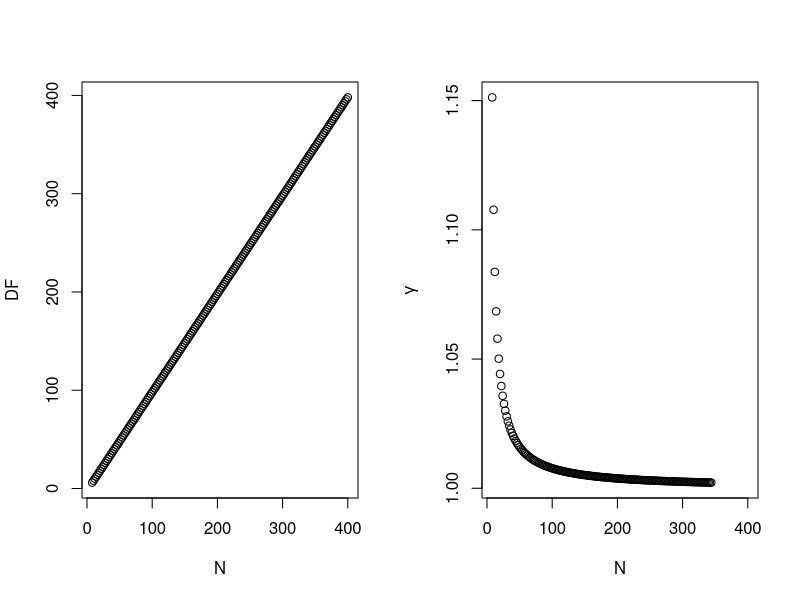
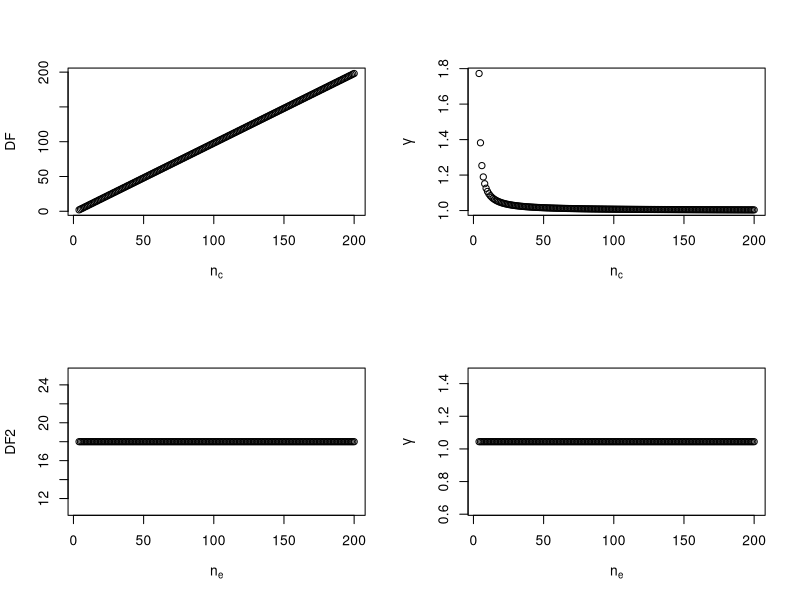
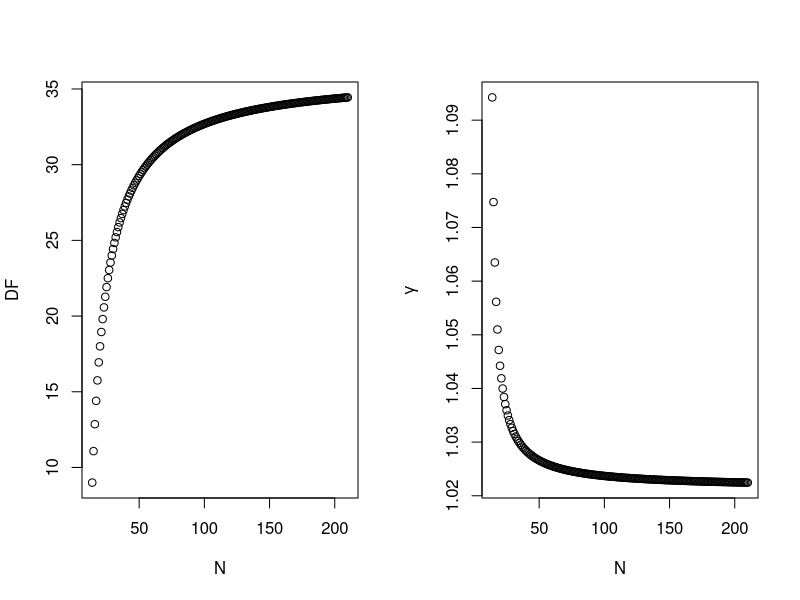
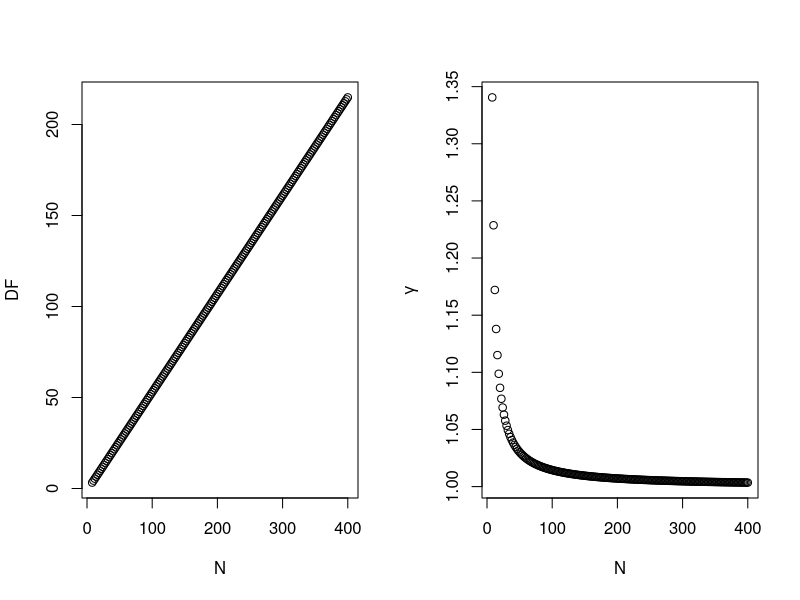
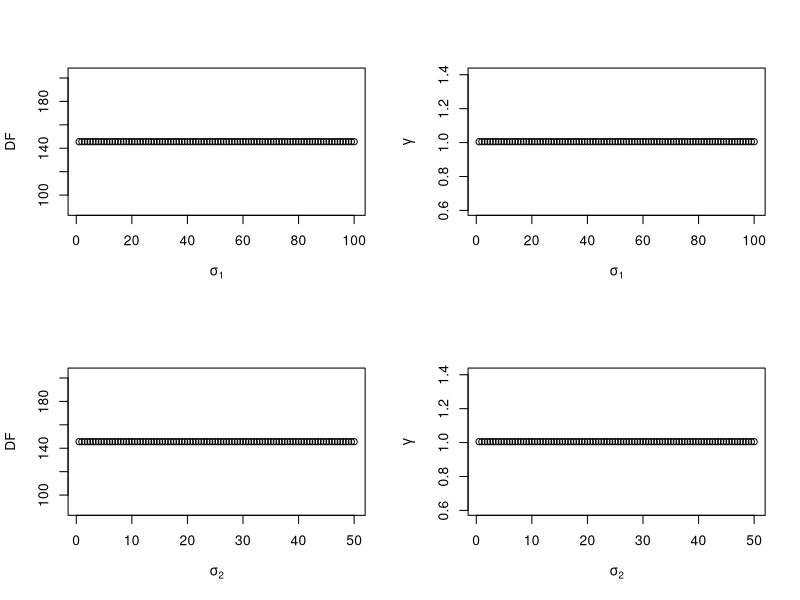
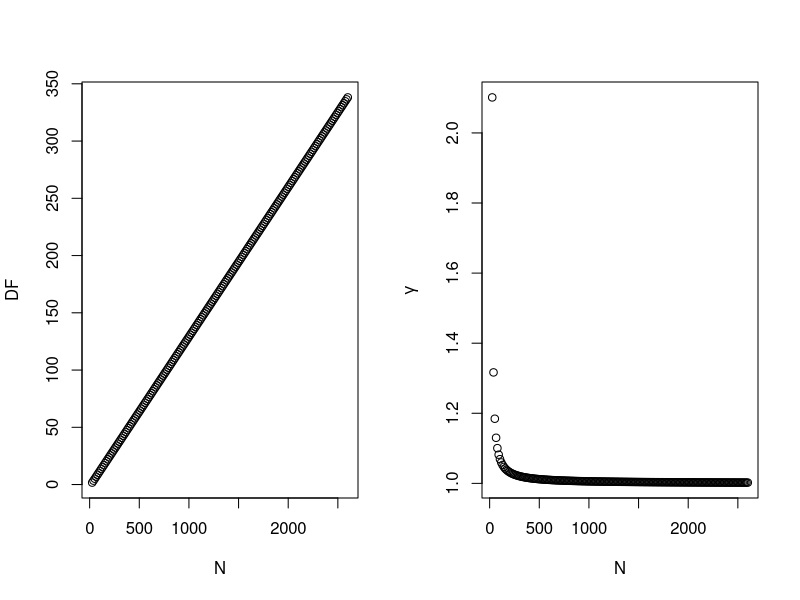
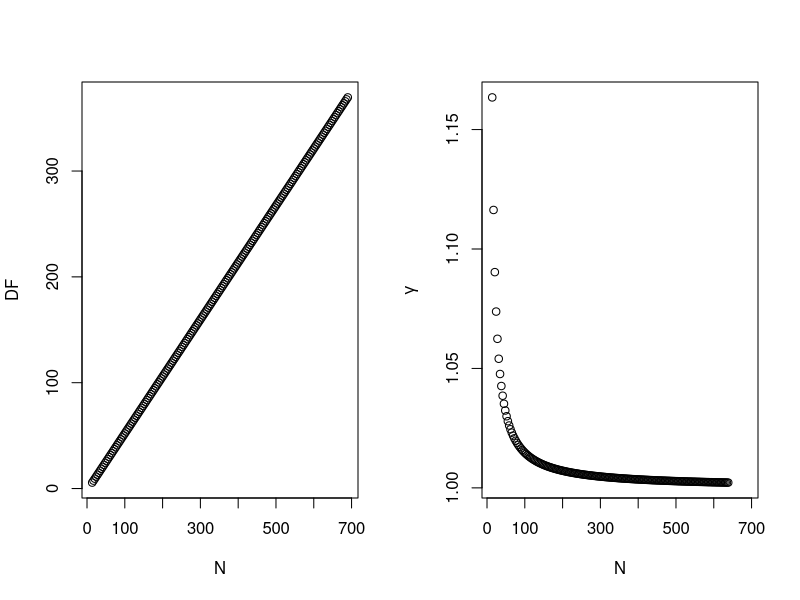
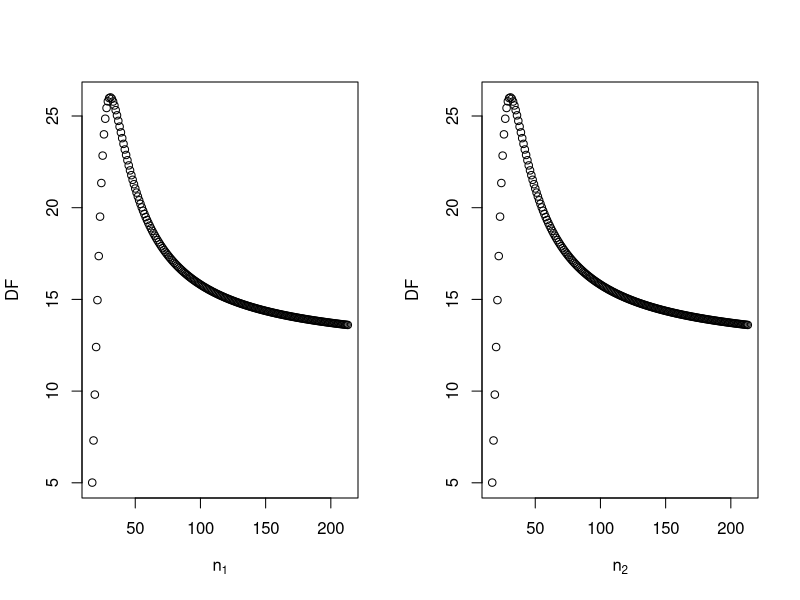

Source code (R) for these figures, in order:
## ---- chunk 1
Nsize=NULL
coeffmult=NULL
DF=NULL

sd1=2
sd2=2

for (i in 4:200){
  n1=i
  n2=i
  N = n1+n2
  Nsize=c(Nsize,N)
  df = n1+n2-2
  DF = c(DF,df)
  coeffmult = c(coeffmult,sqrt(df/2)*gamma((df-1)/2)/gamma(df/2))
}
## ---- chunk 2
par(mfrow=c(1,2))
plot(Nsize,DF,xlab="N")
plot(Nsize,coeffmult,ylab=expression(gamma),xlab="N")
## ---- chunk 3
Nctrl=NULL
coeffmult=NULL
DF=NULL

sd1=2
sd2=2

for (i in 4:200){
  n1=i
  n2=20
  Nctrl=c(Nctrl,n1)
  df = n1-2
  DF = c(DF,df)
  coeffmult = c(coeffmult,sqrt(df/2)*gamma((df-1)/2)/gamma(df/2))
}

Nexp=NULL
coeffmult2=NULL
DF2=NULL

sd1=2
sd2=2

for (i in 4:200){
  n1=20
  n2=i
  Nexp=c(Nexp,n2)
  df = n1-2
  DF2 = c(DF2,df)
  coeffmult2 = c(coeffmult2,sqrt(df/2)*gamma((df-1)/2)/gamma(df/2))
}

## ---- chunk 4
par(mfrow=c(2,2))
plot(Nctrl,DF,xlab=expression(n[c]))
plot(Nctrl,coeffmult,ylab=expression(gamma),xlab=expression(n[c]))
plot(Nexp,DF2,xlab=expression(n[e]))
plot(Nexp,coeffmult2,ylab=expression(gamma),xlab=expression(n[e]))
## ---- chunk 5
coeffmult <- NULL
nratio <- NULL
DF <- NULL

for (i in 10:190){
  
  N <- 200
  n1 <- i
  n2 <- N-n1
  sd1 <- 12
  sd2 <- 12
  
  nratio <- c(nratio,n1/n2)
  df <- ((n1-1)*(n2-1)*(sd1^2+sd2^2)^2)/((n2-1)*sd1^4+(n1-1)*sd2^4)
  DF <- c(DF,df)
  coeffmult <- c(coeffmult,sqrt(df/2)*gamma((df-1)/2)/gamma(df/2))   
  
}
## ---- chunk 6
Nsize=NULL
coeffmult=NULL
DF=NULL

sd1=2
sd2=2

for (i in 4:200){
  n1=i
  n2=10
  N = n1+n2
  Nsize=c(Nsize,N)
  df = ((n1-1)*(n2-1)*(sd1^2+sd2^2)^2)/((n2-1)*sd1^4+(n1-1)*sd2^4) 
  DF = c(DF,df)
  coeffmult = c(coeffmult,sqrt(df/2)*gamma((df-1)/2)/gamma(df/2))
}
## ---- chunk 7
par(mfrow=c(1,2))
plot(Nsize,DF,xlab="N")
plot(Nsize,coeffmult,ylab=expression(gamma),xlab="N")
## ---- chunk 8
coeffmult <- NULL
SDratio <- NULL
DF <- NULL

for (i in 1:100){
  
  n1=100
  n2=100
  N <- n1+n2
  sd2 <- 10
  sd1 <- i
  
  SDratio <- c(SDratio,sd1/sd2)
  df <- ((n1-1)*(n2-1)*(sd1^2+sd2^2)^2)/((n2-1)*sd1^4+(n1-1)*sd2^4)
  DF <- c(DF,df)
  coeffmult <- c(coeffmult,sqrt(df/2)*gamma((df-1)/2)/gamma(df/2))   
}
## ---- chunk 9
Nsize=NULL
coeffmult=NULL
DF=NULL

sd1=10
sd2=2

for (i in 4:200){
  n1=i
  n2=i
  N = n1+n2
  Nsize=c(Nsize,N)
  df = ((n1-1)*(n2-1)*(sd1^2+sd2^2)^2)/((n2-1)*sd1^4+(n1-1)*sd2^4) 
  DF = c(DF,df)
  coeffmult = c(coeffmult,sqrt(df/2)*gamma((df-1)/2)/gamma(df/2))
}
## ---- chunk 10
par(mfrow=c(1,2))
plot(Nsize,DF,xlab="N")
plot(Nsize,coeffmult,ylab=expression(gamma),xlab="N")
## ---- chunk 11
coeffmult <- NULL
SD1 <- NULL
SD2 <- NULL
DF <- NULL

for (i in 1:100){
  n1=100
  n2=100
  N <- n1+n2
  sdratio = 1/2
  sd1 <- i
  sd2 <- sdratio*i

  SD1 <- c(SD1,sd1)
  SD2 <- c(SD2,sd2)
  df <- ((n1-1)*(n2-1)*(sd1^2+sd2^2)^2)/((n2-1)*sd1^4+(n1-1)*sd2^4)
  DF <- c(DF,df)
  coeffmult <- c(coeffmult,sqrt(df/2)*gamma((df-1)/2)/gamma(df/2))   
}
## ---- chunk 12
par(mfrow=c(2,2))
plot(SD1,DF,xlab=expression(sigma[1]))
plot(SD1,coeffmult,ylab=expression(gamma),xlab=expression(sigma[1]))

plot(SD2,DF,xlab=expression(sigma[2]))
plot(SD2,coeffmult,ylab=expression(gamma),xlab=expression(sigma[2]))
## ---- chunk 13
coeffmult <- NULL
Nsize <- NULL
DF <- NULL

for (i in 2:200){
  
  n1 <- i
  n2 <- 12*i
  N <- n1+n2
  sd1 <- 1.8
  sd2 <- 1
  
  df <- ((n1-1)*(n2-1)*(sd1^2+sd2^2)^2)/((n2-1)*sd1^4+(n1-1)*sd2^4)
  DF <- c(DF,df)
  Nsize <- c(Nsize,N)
  coeffmult <- c(coeffmult,sqrt(df/2)*gamma((df-1)/2)/gamma(df/2))   
}

## ---- chunk 14
par(mfrow=c(1,2))
plot(Nsize,DF,xlab="N")
plot(Nsize,coeffmult,ylab=expression(gamma),xlab="N")
## ---- chunk 15
coeffmult2 <- NULL
nratio2 <- NULL
DF2 <- NULL
DF_NUM2 <- NULL
DF_DENOM2 <- NULL

for (i in 10:190){
  
  delta_cohendprime <- 0
  N <- 200
  n1 <- i
  n2 <- N-n1
  sd2 <- 1
  sd1 <- sqrt(50-sd2^2) # so sqrt((sd1^2+sd2^2)/2)=5
  SDratio2=sd1/sd2
  nratio2 <- c(nratio2,n1/n2)
  df_num <- ((n1-1)*(n2-1)*(sd1^2+sd2^2)^2)
  df_denom <- ((n2-1)*sd1^4+(n1-1)*sd2^4)
  DF_NUM2 <- c(DF_NUM2, df_num)
  DF_DENOM2 <- c(DF_DENOM2, df_denom)
  df <- ((n1-1)*(n2-1)*(sd1^2+sd2^2)^2)/((n2-1)*sd1^4+(n1-1)*sd2^4)
  DF2 <- c(DF2,df)
  coeffmult2 <- c(coeffmult2,sqrt(df/2)*gamma((df-1)/2)/gamma(df/2))   
}

coeffmult3 <- NULL
nratio3 <- NULL
DF3 <- NULL
DF_NUM3 <- NULL
DF_DENOM3 <- NULL

for (i in 10:190){

  delta_cohendprime <- 0  
  N <- 200
  n1 <- i
  n2 <- N-n1
  sd2 <- 2
  sd1 <- sqrt(50-sd2^2) # so sqrt((sd1^2+sd2^2)/2)=5
  SDratio3=sd1/sd2
  nratio3 <- c(nratio3,n1/n2)
  df_num <- ((n1-1)*(n2-1)*(sd1^2+sd2^2)^2)
  df_denom <- ((n2-1)*sd1^4+(n1-1)*sd2^4)
  DF_NUM3 <- c(DF_NUM3, df_num)
  DF_DENOM3 <- c(DF_DENOM3, df_denom)
  df <- ((n1-1)*(n2-1)*(sd1^2+sd2^2)^2)/((n2-1)*sd1^4+(n1-1)*sd2^4)
  DF3 <- c(DF3,df)
  coeffmult3 <- c(coeffmult3,sqrt(df/2)*gamma((df-1)/2)/gamma(df/2))   
}

coeffmult4 <- NULL
nratio4 <- NULL
DF4 <- NULL
DF_NUM4 <- NULL
DF_DENOM4 <- NULL

for (i in 10:190){

  delta_cohendprime <- 0  
  N <- 200
  n1 <- i
  n2 <- N-n1
  sd2 <- 4
  sd1 <- sqrt(50-sd2^2) # so sqrt((sd1^2+sd2^2)/2)=5
  SDratio4=sd1/sd2
  nratio4 <- c(nratio4,n1/n2)
  df_num <- ((n1-1)*(n2-1)*(sd1^2+sd2^2)^2)
  df_denom <- ((n2-1)*sd1^4+(n1-1)*sd2^4)
  DF_NUM4 <- c(DF_NUM4, df_num)
  DF_DENOM4 <- c(DF_DENOM4, df_denom)
  df <- ((n1-1)*(n2-1)*(sd1^2+sd2^2)^2)/((n2-1)*sd1^4+(n1-1)*sd2^4)
  DF4 <- c(DF4,df)
  coeffmult4 <- c(coeffmult4,sqrt(df/2)*gamma((df-1)/2)/gamma(df/2))   
}
## ---- chunk 16
coeffmult <- NULL
SD <- NULL
DF <- NULL

for (i in 2:200){
  
  n1 <- 23
  n2 <- 75
  N <- n1+n2
  sd1 <- i
  sd2 <- 8*i
  
  df <- ((n1-1)*(n2-1)*(sd1^2+sd2^2)^2)/((n2-1)*sd1^4+(n1-1)*sd2^4)
  DF <- c(DF,df)
  SD <- c(SD,sqrt((sd1^2+sd2^2)/2))
  coeffmult <- c(coeffmult,sqrt(df/2)*gamma((df-1)/2)/gamma(df/2))   
}

## ---- chunk 17
coeffmult <- NULL
nratio <- NULL
DF <- NULL

for (i in 10:190){
  
  N <- 200
  n1 <- i
  n2 <- N-n1
  sd1 <- 8
  sd2 <- 8
  
  nratio <- c(nratio,n1/n2)
  df <- (sd1^2/n1+sd2^2/n2)^2/((sd1^2/n1)^2/(n1-1)+(sd2^2/n2)^2/(n2-1))
  DF <- c(DF,df)
  coeffmult <- c(coeffmult,sqrt(df/2)*gamma((df-1)/2)/gamma(df/2))   
  
}
## ---- chunk 18
Nsize=NULL
coeffmult=NULL
DF=NULL

sd1=2
sd2=2

for (i in 4:200){
  n1=2.45*i
  n2=i
  N = n1+n2
  Nsize=c(Nsize,N)
  df = (sd1^2/n1+sd2^2/n2)^2/((sd1^2/n1)^2/(n1-1)+(sd2^2/n2)^2/(n2-1))
  DF = c(DF,df)
  coeffmult = c(coeffmult,sqrt(df/2)*gamma((df-1)/2)/gamma(df/2))
}
## ---- chunk 19
par(mfrow=c(1,2))
plot(Nsize,DF,xlab="N")
plot(Nsize,coeffmult,ylab=expression(gamma),xlab="N")
## ---- chunk 20
Nsize=NULL
coeffmult=NULL
DF=NULL

sd1=2
sd2=2

for (i in 4:200){
  n1=13
  n2=i
  N = n1+n2
  Nsize=c(Nsize,N)
  df = (sd1^2/n1+sd2^2/n2)^2/((sd1^2/n1)^2/(n1-1)+(sd2^2/n2)^2/(n2-1))
  DF = c(DF,df)
  coeffmult = c(coeffmult,sqrt(df/2)*gamma((df-1)/2)/gamma(df/2))
}

Nsize2=NULL
coeffmult2=NULL
DF2=NULL

sd1=2
sd2=2

for (i in 4:200){
  n1=i
  n2=13
  N = n1+n2
  Nsize2=c(Nsize2,N)
  df = (sd1^2/n1+sd2^2/n2)^2/((sd1^2/n1)^2/(n1-1)+(sd2^2/n2)^2/(n2-1))
  DF2 = c(DF2,df)
  coeffmult2 = c(coeffmult2,sqrt(df/2)*gamma((df-1)/2)/gamma(df/2))
}

## ---- chunk 21
par(mfrow=c(1,2))
plot(Nsize,DF,xlab=expression(n[1]))
plot(Nsize2,DF2,ylab="DF",xlab=expression(n[2]))
## ---- chunk 22
coeffmult <- NULL
SDratio <- NULL
DF <- NULL

for (i in 1:100){
  
  n1=100
  n2=100
  N <- n1+n2
  sd2 <- 10
  sd1 <- i
  
  SDratio <- c(SDratio,sd1/sd2)
  df <- (sd1^2/n1+sd2^2/n2)^2/((sd1^2/n1)^2/(n1-1)+(sd2^2/n2)^2/(n2-1))
  DF <- c(DF,df)
  coeffmult <- c(coeffmult,sqrt(df/2)*gamma((df-1)/2)/gamma(df/2))   
}
## ---- chunk 23
Nsize=NULL
coeffmult=NULL
DF=NULL

sd1=12
sd2=1.4786

for (i in 4:200){
  n1=i
  n2=i
  N = n1+n2
  Nsize=c(Nsize,N)
  df = (sd1^2/n1+sd2^2/n2)^2/((sd1^2/n1)^2/(n1-1)+(sd2^2/n2)^2/(n2-1)) 
  DF = c(DF,df)
  coeffmult = c(coeffmult,sqrt(df/2)*gamma((df-1)/2)/gamma(df/2))
}
## ---- chunk 24
par(mfrow=c(1,2))
plot(Nsize,DF,xlab="N")
plot(Nsize,coeffmult,ylab=expression(gamma),xlab="N")
## ---- chunk 25
coeffmult <- NULL
SD1 <- NULL
DF <- NULL

for (i in 1:200){
  n1=100
  n2=100
  N <- n1+n2
  sdratio = 3
  sd1 <- i
  sd2 <- sdratio*i

  SD1 <- c(SD1,sd1)
  df <- (sd1^2/n1+sd2^2/n2)^2/((sd1^2/n1)^2/(n1-1)+(sd2^2/n2)^2/(n2-1))
  DF <- c(DF,df)
  coeffmult <- c(coeffmult,sqrt(df/2)*gamma((df-1)/2)/gamma(df/2))   
}
## ---- chunk 26
par(mfrow=c(1,2))
plot(SD1,DF,xlab=expression(sigma[1]))
#SDratio[DF==max(DF)]
plot(SD1,round(coeffmult,6),ylab=expression(gamma),xlab=expression(sigma[1]))
#SDratio[coeffmult==min(coeffmult)]
## ---- chunk 27
coeffmult <- NULL
Nsize <- NULL
DF <- NULL

for (i in 2:200){
  
  n1 <- i
  n2 <- 12*i
  N <- n1+n2
  sd1 <- 1.8
  sd2 <- 1
  
  df <- (sd1^2/n1+sd2^2/n2)^2/((sd1^2/n1)^2/(n1-1)+(sd2^2/n2)^2/(n2-1))
  DF <- c(DF,df)
  Nsize <- c(Nsize,N)
  coeffmult <- c(coeffmult,sqrt(df/2)*gamma((df-1)/2)/gamma(df/2))   
}

## ---- chunk 28
par(mfrow=c(2,2))
plot(Nsize,DF,xlab="N")
plot(Nsize,coeffmult,ylab=expression(gamma),xlab="N")
## ---- chunk 29
Nsize2=NULL
coeffmult2=NULL
DF2=NULL

sd1=1.8
sd2=1

for (i in 4:200){
  n1=i
  n2=13
  N = n1+n2
  Nsize2=c(Nsize2,N)
  df = (sd1^2/n1+sd2^2/n2)^2/((sd1^2/n1)^2/(n1-1)+(sd2^2/n2)^2/(n2-1))
  DF2 = c(DF2,df)
  coeffmult2 = c(coeffmult2,sqrt(df/2)*gamma((df-1)/2)/gamma(df/2))
}

Nsize4=NULL
coeffmult4=NULL
DF4=NULL

sd1=1
sd2=1.8

for (i in 4:200){
  n1=i
  n2=13
  N = n1+n2
  Nsize4=c(Nsize4,N)
  df = (sd1^2/n1+sd2^2/n2)^2/((sd1^2/n1)^2/(n1-1)+(sd2^2/n2)^2/(n2-1))
  DF4 = c(DF4,df)
  coeffmult4 = c(coeffmult4,sqrt(df/2)*gamma((df-1)/2)/gamma(df/2))
}

Nsize=NULL
coeffmult=NULL
DF=NULL

sd1=1.8
sd2=1

for (i in 4:200){
  n1=13
  n2=i
  N = n1+n2
  Nsize=c(Nsize,N)
  df = (sd1^2/n1+sd2^2/n2)^2/((sd1^2/n1)^2/(n1-1)+(sd2^2/n2)^2/(n2-1))
  DF = c(DF,df)
  coeffmult = c(coeffmult,sqrt(df/2)*gamma((df-1)/2)/gamma(df/2))
}


Nsize3=NULL
coeffmult3=NULL
DF3=NULL

sd1=1
sd2=1.8

for (i in 4:200){
  n1=13
  n2=i
  N = n1+n2
  Nsize3=c(Nsize3,N)
  df = (sd1^2/n1+sd2^2/n2)^2/((sd1^2/n1)^2/(n1-1)+(sd2^2/n2)^2/(n2-1))
  DF3 = c(DF3,df)
  coeffmult3 = c(coeffmult3,sqrt(df/2)*gamma((df-1)/2)/gamma(df/2))
}
## ---- chunk 30
coeffmult2 <- NULL
nratio2 <- NULL
DF2 <- NULL
DF_NUM2 <- NULL
DF_DENOM2 <- NULL

for (i in 10:190){
  
  N <- 200
  n1 <- i
  n2 <- N-n1
  sd2 <- 1
  sd1 <- sqrt(50-sd2^2) # so sqrt((sd1^2+sd2^2)/2)=5
  SDratio2=sd1/sd2
  nratio2 <- c(nratio2,n1/n2)
  df_num <- (sd1^2/n1+sd2^2/n2)^2
  df_denom <- ((sd1^2/n1)^2/(n1-1)+(sd2^2/n2)^2/(n2-1))
  df <- (sd1^2/n1+sd2^2/n2)^2/((sd1^2/n1)^2/(n1-1)+(sd2^2/n2)^2/(n2-1))
  DF2 <- c(DF2,df)
  DF_NUM2 <- c(DF_NUM2, df_num)
  DF_DENOM2 <- c(DF_DENOM2, df_denom)

  coeffmult2 = c(coeffmult2,sqrt(df/2)*gamma((df-1)/2)/gamma(df/2))
}

coeffmult3 <- NULL
nratio3 <- NULL
DF3 <- NULL
DF_NUM3 <- NULL
DF_DENOM3 <- NULL

for (i in 10:190){
  
  N <- 200
  n1 <- i
  n2 <- N-n1
  sd2 <- 2
  sd1 <- sqrt(50-sd2^2) # so sqrt((sd1^2+sd2^2)/2)=5
  SDratio3=sd1/sd2
  nratio3 <- c(nratio3,n1/n2)
  df_num <- (sd1^2/n1+sd2^2/n2)^2
  df_denom <- ((sd1^2/n1)^2/(n1-1)+(sd2^2/n2)^2/(n2-1))
  df <- (sd1^2/n1+sd2^2/n2)^2/((sd1^2/n1)^2/(n1-1)+(sd2^2/n2)^2/(n2-1))
  DF_NUM3 <- c(DF_NUM3, df_num)
  DF_DENOM3 <- c(DF_DENOM3, df_denom)
  DF3 <- c(DF3,df)
  coeffmult3 = c(coeffmult3,sqrt(df/2)*gamma((df-1)/2)/gamma(df/2))
}

coeffmult4 <- NULL
nratio4 <- NULL
DF4 <- NULL
DF_NUM4 <- NULL
DF_DENOM4 <- NULL

for (i in 10:190){
  
  N <- 200
  n1 <- i
  n2 <- N-n1
  sd2 <- 4
  sd1 <- sqrt(50-sd2^2) # so sqrt((sd1^2+sd2^2)/2)=5
  SDratio4=sd1/sd2
  nratio4 <- c(nratio4,n1/n2)
  df_num <- (sd1^2/n1+sd2^2/n2)^2
  df_denom <- ((sd1^2/n1)^2/(n1-1)+(sd2^2/n2)^2/(n2-1))
  df <- (sd1^2/n1+sd2^2/n2)^2/((sd1^2/n1)^2/(n1-1)+(sd2^2/n2)^2/(n2-1))
  DF_NUM4 <- c(DF_NUM4, df_num)
  DF_DENOM4 <- c(DF_DENOM4, df_denom)
  df <- ((n1-1)*(n2-1)*(sd1^2+sd2^2)^2)/((n2-1)*sd1^4+(n1-1)*sd2^4)
  DF4 <- c(DF4,df)
  coeffmult4 = c(coeffmult4,sqrt(df/2)*gamma((df-1)/2)/gamma(df/2))
}
## ---- chunk 31
coeffmult <- NULL
SD <- NULL
DF <- NULL

for (i in 2:200){
  
  n1 <- 60
  n2 <- 12
  N <- n1+n2
  sd1 <- i
  sd2 <- 8*i
  
  df <- (sd1^2/n1+sd2^2/n2)^2/((sd1^2/n1)^2/(n1-1)+(sd2^2/n2)^2/(n2-1))
  DF <- c(DF,df)
  SD <- c(SD,sqrt((sd1^2+sd2^2)/2))
  coeffmult <- c(coeffmult,sqrt(df/2)*gamma((df-1)/2)/gamma(df/2))   
}

## ---- chunk 32
par(mfrow=c(2,2))
plot(SD,DF,xlab=expression(sigma))
abline(v=0)
plot(SD,coeffmult,ylab=expression(gamma),xlab=expression(sigma))
abline(v=0)
